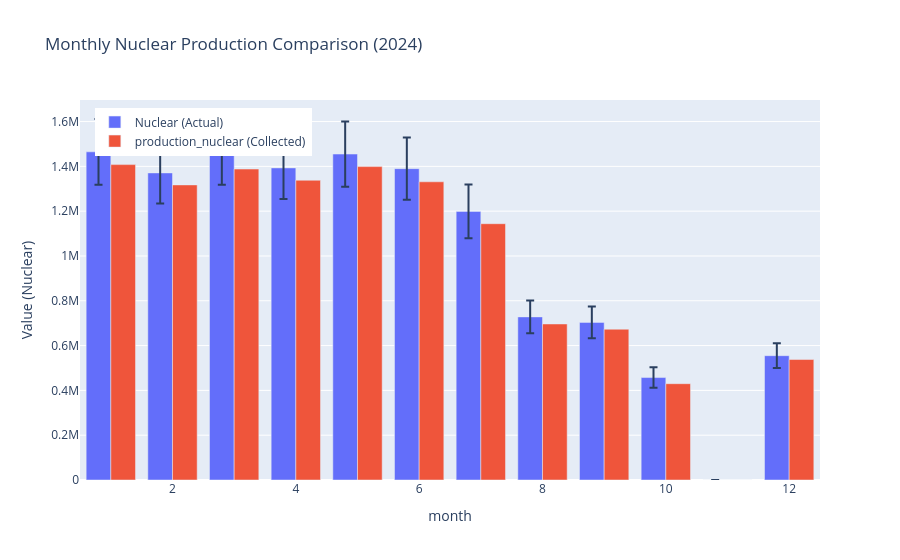

Notebook code for this chart:
### Code cell
# Nuclear Generation comparison
plot_monthly_comparison_with_tolerance(df_monthly_actual_2024,
                                       df_prod_monthly_2024,
                                       month_col='month',
                                       actual_col='Nuclear',
                                       collected_col='production_nuclear',
                                       tolerance=0.1,
                                       title="Monthly Nuclear Production Comparison (2024)")

### Figure 1 — Plotly figure (JSON) as saved in the notebook; plotly's stock layout.template omitted (floating-point values rounded to 4 significant figures)
{"data": [{"error_y": {"array": [146500.0, 137100.0, 146400.0, 139300.0, 145500.0, 139000.0, 119900.0, 72810.0, 70360.0, 45730.0, 0.0, 55490.0], "arrayminus": [146500.0, 137100.0, 146400.0, 139300.0, 145500.0, 139000.0, 119900.0, 72810.0, 70360.0, 45730.0, 0.0, 55490.0], "type": "data"}, "name": "Nuclear (Actual)", "type": "bar", "x": [1, 2, 3, 4, 5, 6, 7, 8, 9, 10, 11, 12], "y": [1464926, 1370773, 1463855, 1393123, 1454903, 1389792, 1198977, 728124, 703566, 457293, 0, 554946]}, {"name": "production_nuclear (Collected)", "type": "bar", "x": [1, 2, 3, 4, 5, 6, 7, 8, 9, 10, 11, 12], "y": [1407782, 1317224, 1388013, 1337955, 1398932, 1331044, 1144021, 696434, 673070, 429890, 0, 537728]}], "layout": {"barmode": "group", "legend": {"x": 0.02, "y": 0.98}, "title": {"text": "Monthly Nuclear Production Comparison (2024)"}, "xaxis": {"title": {"text": "month"}}, "yaxis": {"title": {"text": "Value (Nuclear)"}}}}
